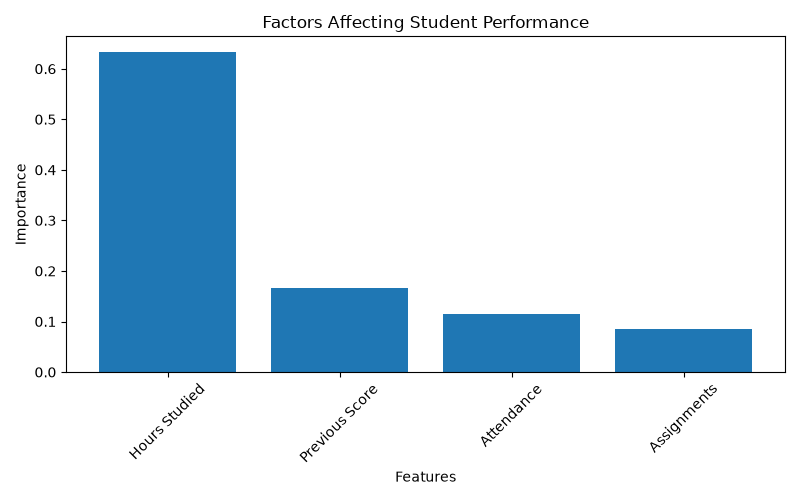

Source code (Python):
import pandas as pd
from sklearn.tree import DecisionTreeClassifier
import matplotlib.pyplot as plt


# Load dataset

data = pd.read_csv("../dataset/student_data_large.csv")


# Features

X = data[
[
"Hours_Studied",
"Attendance",
"Assignments",
"Previous_Score"
]
]


y = data["Result"]


# Train model

model = DecisionTreeClassifier(
    random_state=42
)

model.fit(X, y)


# Feature importance

importance = model.feature_importances_


features = [
"Hours Studied",
"Attendance",
"Assignments",
"Previous Score"
]


importance_data = pd.DataFrame(
{
"Feature": features,
"Importance": importance
}
)


importance_data = importance_data.sort_values(
by="Importance",
ascending=False
)


print(importance_data)


# Plot graph

plt.figure(figsize=(8,5))

plt.bar(
importance_data["Feature"],
importance_data["Importance"]
)

plt.xlabel("Features")

plt.ylabel("Importance")

plt.title(
"Factors Affecting Student Performance"
)

plt.xticks(
rotation=45
)

plt.tight_layout()


plt.savefig(
"feature_importance.png"
)


print(
"Feature importance graph saved!"
)
